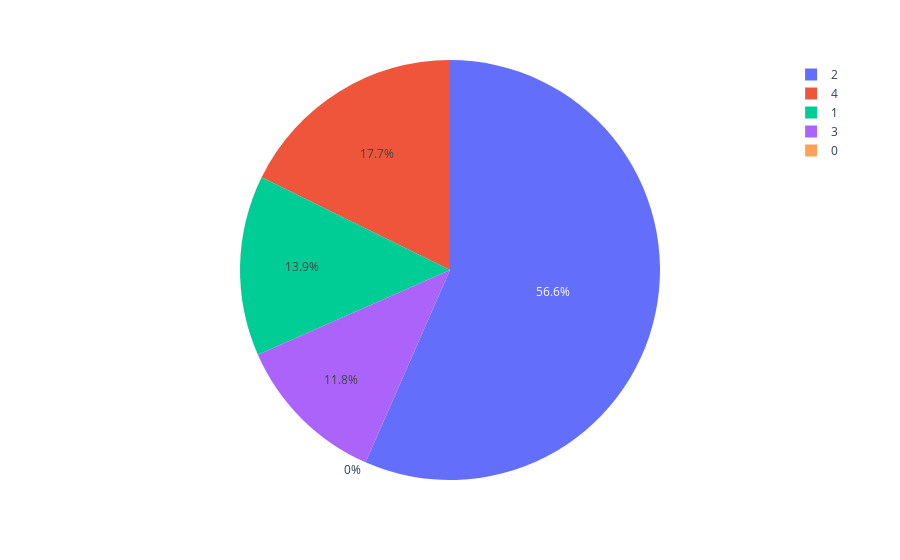

Notebook code cell kept with this figure:
### Markdown cell above
Verilerimizin dağılımına bakma

### Code cell
data['level'].value_counts() 

#Görselleştirme
pieChart(data,"level")

### Figure 1 — Plotly figure (JSON) as saved in the notebook; plotly's stock layout.template omitted (floating-point values rounded to 4 significant figures; data arrays with more than 128 entries replaced by an {"elided": "..."} marker saying what was removed)
{"data": [{"domain": {"x": [0, 1], "y": [0, 1]}, "hovertemplate": "level=%{value}<extra></extra>", "labels": {"elided": "1427 int values"}, "legendgroup": "", "name": "", "showlegend": true, "type": "pie", "values": {"elided": "1427 int values"}}], "layout": {"legend": {"tracegroupgap": 0}, "margin": {"t": 60}}}
